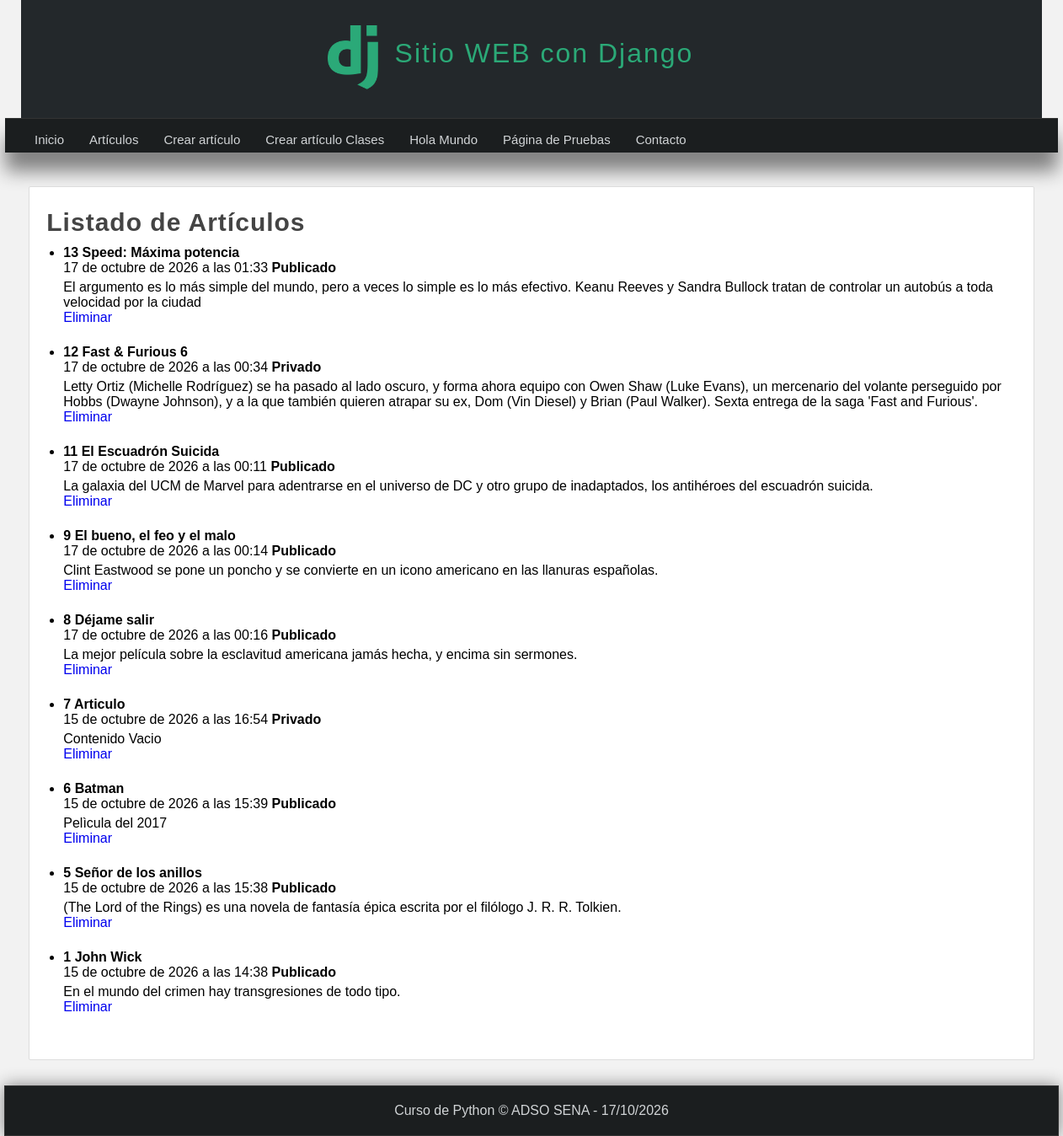
Page /articulos/ on the committed database.
### miapp/models.py (models this page shows)
class Article(models.Model):
    title = models.CharField(max_length=150)
    content = models.TextField()
    image = models.ImageField(default='null')
    public = models.BooleanField()
    created_at = models.DateTimeField(auto_now_add=True)
    update_at = models.DateTimeField(auto_now=True)

### miapp/views.py (the view)
# urls.py: path('articulos/', views.articulos, name="articulos"),
def articulos(request):#creacion de la vista articulos
    articulos = Article.objects.all().order_by('-id') #En este caso no usamos el metodo get si no el metodo all()
    """
    #Consultas con condiciones filter para filtrar por un valor especifico
    articulos = Article.objects.filter(title__contains = "Tiburón")

    #Realizar una consulta que muestre solo los esten publicados y excluya bajo una condición
    articulos = Article.objects.filter(title = "Tiburón",).exclude(public=True)

    #Consulta ejecutando SQL
    articulos = Article.objects.raw("SELECT * FROM miapp_article WHERE title='Tiburón' AND public=1")

    #Consulta utilizando el OR con ORM
    articulos = Article.objects.filter(
        Q(title__contains="John") | Q(title__contains="Señor")
    )
    """
    return render(request, 'articulos.html', { #pasamos el request y la template articulos.html y como tercer parametro
        'articulos' : articulos #pasamos un diccionario con las variables que deseamos mostrar
    })

### miapp/templates/articulos.html (shortened to what this page needs)
{% extends 'layout.html' %}
{% block content %}
<h1 class="title">Listado de Artículos</h1>
<ul>
    {% for articulo in articulos %}
        <li>
            <h4>{{articulo.id}} {{articulo.title}}</h4>
            <span>{{articulo.created_at}}</span>
            {% if articulo.public %}
                <strong>Publicado</strong>
            {% else %}
                <strong>Privado</strong>
            {% endif %}
            <p>
                {{articulo.content}}
                <br/>
                <a href = "{% url 'borrar' id=articulo.id %}">Eliminar</a>
            </p>
            <br/>
        </li>
    {% endfor %}
</ul>
{% endblock %}

### miapp/static/css/styles.css (style rules this page uses)
* { margin: 0px; padding: 0px; font-family: Arial, Helvetica, sans-serif; text-decoration: none; }
p, h2, h3, ul { margin-top: 5px; margin-bottom: 5px; }
ul, ol { margin-left: 20px; margin-bottom: 10px; }
body { background-color: #f2f2f2; }
.title { color: #444; letter-spacing: 1px; font-size: 30px; margin-bottom: 10px; margin-top: 5px; }

### rows in the picture
Article: id "13", title "Speed: Máxima potencia", created_at "17 de octubre de 2026 a las 01:33", public "Publicado", content "El argumento es lo más simple del mundo, pero a veces lo simple es lo más efectivo. Keanu Reeves y Sandra Bullock tratan de controlar un autobús a toda velocidad por la ciudad"
Article: id "12", title "Fast & Furious 6", created_at "17 de octubre de 2026 a las 00:34", public "Privado", content "Letty Ortiz (Michelle Rodríguez) se ha pasado al lado oscuro, y forma ahora equipo con Owen Shaw (Luke Evans), un mercenario del volante perseguido por Hobbs (Dwayne Johnson), y a la que también quieren atrapar su ex, Dom (Vin Diesel) y Brian (Paul Walker). Sexta entrega de la saga 'Fast and Furious'."
Article: id "11", title "El Escuadrón Suicida", created_at "17 de octubre de 2026 a las 00:11", public "Publicado", content "La galaxia del UCM de Marvel para adentrarse en el universo de DC y otro grupo de inadaptados, los antihéroes del escuadrón suicida."
Article: id "9", title "El bueno, el feo y el malo", created_at "17 de octubre de 2026 a las 00:14", public "Publicado", content "Clint Eastwood se pone un poncho y se convierte en un icono americano en las llanuras españolas."
Article: id "8", title "Déjame salir", created_at "17 de octubre de 2026 a las 00:16", public "Publicado", content "La mejor película sobre la esclavitud americana jamás hecha, y encima sin sermones."
Article: id "7", title "Articulo", created_at "15 de octubre de 2026 a las 16:54", public "Privado", content "Contenido Vacio"
Article: id "6", title "Batman", created_at "15 de octubre de 2026 a las 15:39", public "Publicado", content "Pelìcula del 2017"
Article: id "5", title "Señor de los anillos", created_at "15 de octubre de 2026 a las 15:38", public "Publicado", content "(The Lord of the Rings) es una novela de fantasía épica escrita por el filólogo J. R. R. Tolkien."
Article: id "1", title "John Wick", created_at "15 de octubre de 2026 a las 14:38", public "Publicado", content "En el mundo del crimen hay transgresiones de todo tipo."
